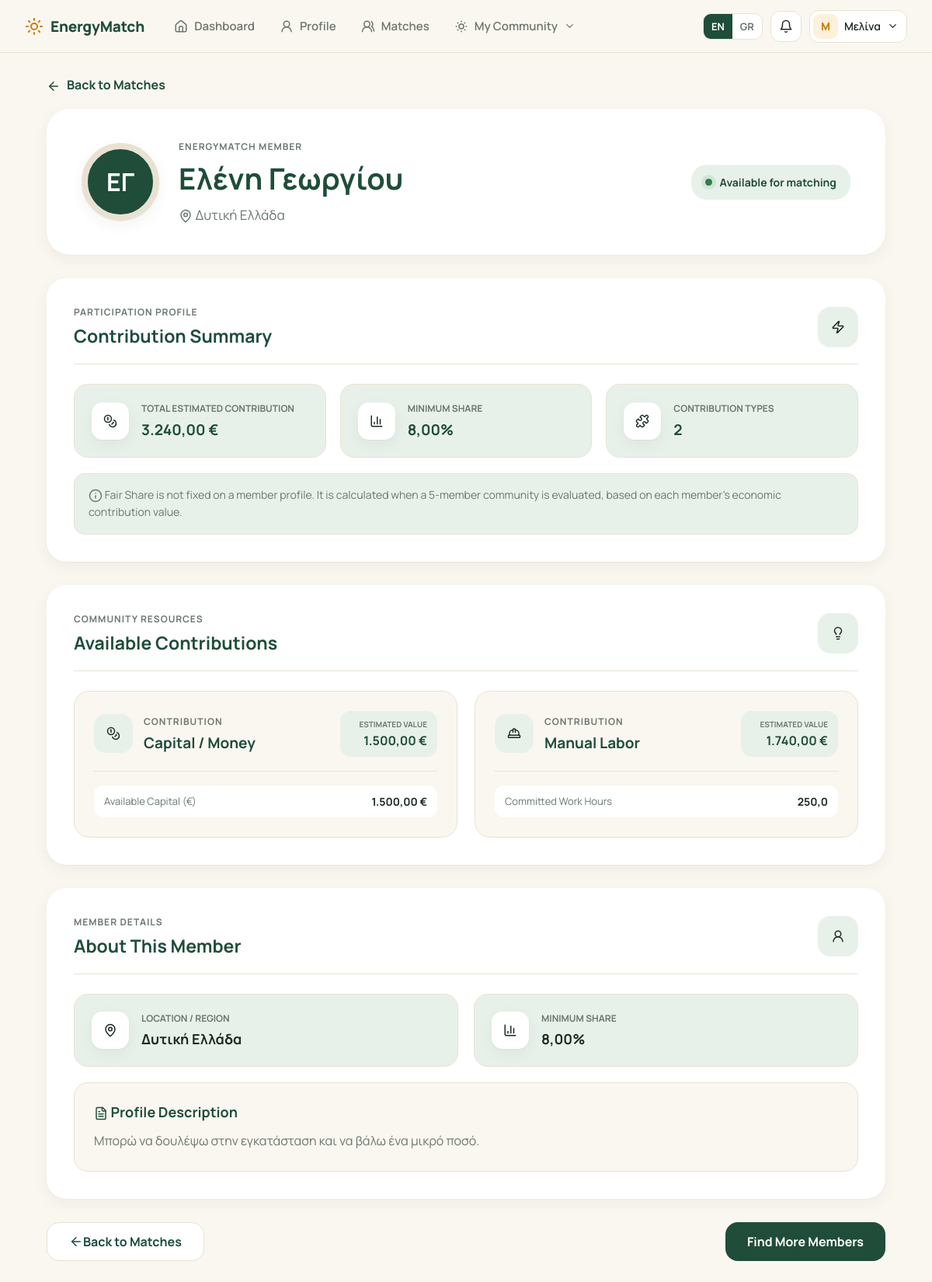
Screenshot of /view_profile.php?id=6 (signed in) with the database file from the repository.
### tables this page shows
CREATE TABLE `energy_profiles` (
  `id` int(11) NOT NULL AUTO_INCREMENT,
  `user_id` int(11) NOT NULL,
  `location` varchar(100) DEFAULT NULL,
  `description` text DEFAULT NULL,
  `minimum_share` decimal(5,2) NOT NULL DEFAULT 0.00,
  `created_at` timestamp NOT NULL DEFAULT current_timestamp(),
  PRIMARY KEY (`id`),
  UNIQUE KEY `unique_energy_profile_user` (`user_id`),
  CONSTRAINT `fk_energy_profile_user` FOREIGN KEY (`user_id`) REFERENCES `users` (`id`) ON DELETE CASCADE ON UPDATE CASCADE
);

CREATE TABLE `users` (
  `id` int(11) NOT NULL AUTO_INCREMENT,
  `name` varchar(50) NOT NULL,
  `surname` varchar(50) NOT NULL,
  `address` varchar(150) DEFAULT NULL,
  `region` varchar(100) DEFAULT NULL,
  `city` varchar(100) DEFAULT NULL,
  `postal_code` varchar(10) DEFAULT NULL,
  `phone` varchar(20) DEFAULT NULL,
  `email` varchar(100) DEFAULT NULL,
  `username` varchar(50) DEFAULT NULL,
  `password` varchar(255) NOT NULL,
  `role` enum('user','admin') NOT NULL DEFAULT 'user',
  `banned_at` datetime DEFAULT NULL,
  `created_at` timestamp NOT NULL DEFAULT current_timestamp(),
  PRIMARY KEY (`id`),
  UNIQUE KEY `email` (`email`),
  UNIQUE KEY `username` (`username`)
);

CREATE TABLE `user_contributions` (
  `id` int(11) NOT NULL AUTO_INCREMENT,
  `user_id` int(11) NOT NULL,
  `contribution_type` enum('capital','land','manual_labor','skilled_labor','equipment') NOT NULL,
  `capital_amount` decimal(12,2) DEFAULT NULL,
  `land_area` decimal(10,2) DEFAULT NULL,
  `land_location` varchar(255) DEFAULT NULL,
  `latitude` decimal(10,7) DEFAULT NULL,
  `longitude` decimal(10,7) DEFAULT NULL,
  `solar_irradiation` decimal(10,2) DEFAULT NULL,
  `optimal_slope` decimal(6,2) DEFAULT NULL,
  `optimal_azimuth` decimal(6,2) DEFAULT NULL,
  `solar_score` decimal(5,2) DEFAULT NULL,
  `location_factor` decimal(6,4) DEFAULT NULL COMMENT 'Land only: f = H_location / H_reference, limited to 0.8 - 1.2',
  `manual_hours` decimal(10,2) DEFAULT NULL,
  `specialty` varchar(150) DEFAULT NULL,
  `skilled_hours` decimal(10,2) DEFAULT NULL,
  `equipment_type` varchar(150) DEFAULT NULL,
  `equipment_quantity` int(11) DEFAULT NULL,
  `equipment_capacity` decimal(12,2) DEFAULT NULL,
  `equipment_capacity_unit` varchar(50) DEFAULT NULL,
  `equipment_age` decimal(5,2) DEFAULT NULL,
  `equipment_condition` enum('excellent','good','fair','poor') DEFAULT NULL,
  `battery_chemistry` varchar(50) DEFAULT NULL,
  `estimated_value` decimal(12,2) DEFAULT NULL,
  `valuation_method` varchar(255) DEFAULT NULL,
  `created_at` timestamp NOT NULL DEFAULT current_timestamp(),
  `updated_at` timestamp NOT NULL DEFAULT current_timestamp() ON UPDATE current_timestamp(),
  PRIMARY KEY (`id`),
  KEY `fk_contribution_user` (`user_id`),
  CONSTRAINT `fk_contribution_user` FOREIGN KEY (`user_id`) REFERENCES `users` (`id`) ON DELETE CASCADE
);

### lang.php (called while the page is built, shortened)
<?php
function t($key)
{
    global $translations;
    $language = $_SESSION["language"] ?? "en";
    if (isset($translations[$key][$language])) {
        return $translations[$key][$language];
    }
    return $key;
}
?>

### view_profile.php (the view, shortened to what this page needs)
<?php
require_once "db.php";
require_once "lang.php";
$viewed_user_id = (int) $_GET["id"];
function safe($value)
{
    return htmlspecialchars(trim((string) $value), ENT_QUOTES, "UTF-8");
}
function getInitials($name, $surname)
{
    $first = mb_substr(trim((string) $name), 0, 1, "UTF-8");
    $second = mb_substr(trim((string) $surname), 0, 1, "UTF-8");
    return mb_strtoupper($first . $second, "UTF-8");
}
function money($value)
{
    return number_format((float) $value, 2, ",", ".") . " €";
}
function numberValue($value, $decimals = 2)
{
    return number_format((float) $value, $decimals, ",", ".");
}
$sql = "
    SELECT
        u.id,
        u.name,
        u.surname,
        ep.location,
        ep.description,
        ep.minimum_share
    FROM users u
    INNER JOIN energy_profiles ep ON ep.user_id = u.id
    WHERE u.id = ?
    LIMIT 1
";
$stmt = $conn->prepare($sql);
$stmt->bind_param("i", $viewed_user_id);
$stmt->execute();
$result = $stmt->get_result();
$user = $result->fetch_assoc();
$contributionSql = "
    SELECT *
    FROM user_contributions
    WHERE user_id = ?
    ORDER BY id ASC
";
$contributionStmt = $conn->prepare($contributionSql);
$contributions = [];
if ($contributionStmt) {
    $contributionStmt->bind_param("i", $viewed_user_id);
    $contributionStmt->execute();
    $contributionResult = $contributionStmt->get_result();
    while ($row = $contributionResult->fetch_assoc()) {
        $contributions[] = $row;
    }
}
$totalEstimatedValue = 0.0;
foreach ($contributions as $contribution) {
    $totalEstimatedValue += (float) ($contribution["estimated_value"] ?? 0);
}
$fullName = trim($user["name"] . " " . $user["surname"]);
$initials = getInitials($user["name"], $user["surname"]);
$location = trim((string) ($user["location"] ?? ""));
$description = trim((string) ($user["description"] ?? ""));
$minimumShare = (float) ($user["minimum_share"] ?? 0);
?>
<!DOCTYPE html>
<html lang="<?php echo safe($_SESSION["language"] ?? "en"); ?>">
<head>
    <?php include "head_assets.php"; ?>
    <link rel="stylesheet" href="css/view_profile.css?v=<?php echo ASSET_VERSION; ?>">
    <link rel="stylesheet" href="https://unpkg.com/leaflet@1.9.4/dist/leaflet.css">
</head>
<body>
<section class="hero-section">
    <?php include "navbar.php"; ?>
    <main class="profile-container">
        <a href="matches.php" class="back-link"><span><i data-lucide="arrow-left"></i></span><?php echo t("view_profile_back_matches"); ?></a>
        <section class="profile-header-card">
            <div class="profile-main-info">
                <div class="profile-avatar"><?php echo safe($initials); ?></div>
                <div class="profile-name-area">
                    <p class="profile-label"><?php echo t("view_profile_member_label"); ?></p>
                    <h1><?php echo safe($fullName); ?></h1>
                    <p class="profile-location"><i data-lucide="map-pin"></i> <?php echo $location !== "" ? safe($location) : t("location_not_provided"); ?></p>
                </div>
            </div>
            <div class="profile-status">
                <span class="status-circle"></span>
                <?php echo t("view_profile_available_matching"); ?>
            </div>
        </section>
        <section class="summary-card">
            <div class="section-heading">
                <div>
                    <p class="small-title"><?php echo t("view_profile_participation_label"); ?></p>
                    <h2><?php echo t("view_profile_contribution_summary"); ?></h2>
                </div>
                <div class="section-icon"><i data-lucide="zap"></i></div>
            </div>
            <div class="summary-grid">
                <div class="summary-item">
                    <span class="summary-icon"><i data-lucide="coins"></i></span>
                    <div>
                        <p><?php echo t("view_profile_total_value"); ?></p>
                        <strong><?php echo money($totalEstimatedValue); ?></strong>
                    </div>
                </div>
                <div class="summary-item">
                    <span class="summary-icon"><i data-lucide="chart-column"></i></span>
                    <div>
                        <p><?php echo t("minimum_share"); ?></p>
                        <strong><?php echo numberValue($minimumShare, 2); ?>%</strong>
                    </div>
                </div>
                <div class="summary-item">
                    <span class="summary-icon"><i data-lucide="puzzle"></i></span>
                    <div>
                        <p><?php echo t("view_profile_contribution_types"); ?></p>
                        <strong><?php echo count($contributions); ?></strong>
                    </div>
                </div>
            </div>
            <p class="fair-share-note"><i data-lucide="info"></i> <?php echo t("view_profile_fair_share_note"); ?></p>
        </section>
        <section class="contributions-section">
            <div class="section-heading contributions-heading">
                <div>
                    <p class="small-title"><?php echo t("view_profile_resources_label"); ?></p>
                    <h2><?php echo t("view_profile_contributions_title"); ?></h2>
                </div>
                <div class="section-icon"><i data-lucide="lightbulb"></i></div>
            </div>
            <?php if (empty($contributions)): ?>
                <div class="empty-contributions">
                    <div class="empty-icon"><i data-lucide="leaf"></i></div>
                    <h3><?php echo t("view_profile_no_contributions"); ?></h3>
                    <p><?php echo t("view_profile_no_contributions_text"); ?></p>
                </div>
            <?php else: ?>
                <div class="contribution-grid">
                    <?php foreach ($contributions as $contribution): ?>
                        <?php
                        $type = (string) ($contribution["contribution_type"] ?? "");
                        $icon = '<i data-lucide="zap"></i>';
                        $title = t("view_profile_contribution");
                        if ($type === "capital") {
                            $icon = '<i data-lucide="coins"></i>';
                            $title = t("capital_money");
                        } elseif ($type === "land") {
                            $icon = '<i data-lucide="land-plot"></i>';
                            $title = t("land_space");
                        } elseif ($type === "manual_labor") {
                            $icon = '<i data-lucide="hard-hat"></i>';
                            $title = t("manual_labor");
                        } elseif ($type === "skilled_labor") {
                            $icon = '<i data-lucide="wrench"></i>';
                            $title = t("skilled_labor");
                        } elseif ($type === "equipment") {
                            $icon = '<i data-lucide="plug-zap"></i>';
                            $title = t("equipment_infrastructure");
                        }
                        ?>
                        <article class="contribution-card">
                            <div class="contribution-card-header">
                                <div class="contribution-icon"><?php echo $icon; ?></div>
                                <div>
                                    <p class="small-title"><?php echo t("view_profile_contribution"); ?></p>
                                    <h3><?php echo safe($title); ?></h3>
                                </div>
                                <div class="value-badge">
                                    <span><?php echo t("view_profile_estimated_value"); ?></span>
                                    <strong><?php echo money($contribution["estimated_value"] ?? 0); ?></strong>
                                </div>
                            </div>
                            <div class="contribution-details">
                                <?php if ($type === "capital"): ?>
                                    <div class="contribution-detail"><span><?php echo t("available_capital"); ?></span><strong><?php echo money($contribution["capital_amount"] ?? 0); ?></strong></div>
<?php elseif ($type === "manual_labor"): ?>
                                    <div class="contribution-detail"><span><?php echo t("manual_hours"); ?></span><strong><?php echo numberValue($contribution["manual_hours"] ?? 0, 1); ?></strong></div>
                                <?php endif; ?>
                            </div>
                        </article>
                    <?php endforeach; ?>
                </div>
            <?php endif; ?>
        </section>
        <section class="details-card">
            <div class="section-heading">
                <div>
                    <p class="small-title"><?php echo t("view_profile_member_details"); ?></p>
                    <h2><?php echo t("view_profile_about_member"); ?></h2>
                </div>
                <div class="section-icon"><i data-lucide="user-round"></i></div>
            </div>
            <div class="details-grid">
                <div class="detail-item">
                    <div class="detail-icon"><i data-lucide="map-pin"></i></div>
                    <div><p><?php echo t("location_region"); ?></p><h3><?php echo $location !== "" ? safe($location) : t("location_not_provided"); ?></h3></div>
                </div>
                <div class="detail-item">
                    <div class="detail-icon"><i data-lucide="chart-column"></i></div>
                    <div><p><?php echo t("minimum_share"); ?></p><h3><?php echo numberValue($minimumShare, 2); ?>%</h3></div>
                </div>
            </div>
            <div class="description-area">
                <h3><i data-lucide="file-text"></i> <?php echo t("view_profile_description_title"); ?></h3>
                <p><?php echo $description !== "" ? nl2br(safe($description)) : t("view_profile_no_description"); ?></p>
            </div>
        </section>
        <div class="profile-buttons">
            <a href="matches.php" class="secondary-btn"><i data-lucide="arrow-left"></i> <?php echo t("view_profile_back_matches"); ?></a>
            <a href="matches.php" class="primary-btn"><?php echo t("view_profile_find_more"); ?></a>
        </div>
    </main>
</section>
</body>
</html>

### css/theme.css (style rules this page uses)
:root { --em-font: "Manrope", system-ui, -apple-system, "Segoe UI", sans-serif; --em-bg: #FAF7F0; --em-surface: #FFFFFF; --em-surface-2: #F4EFE4; --em-border: #E9E2D3; --em-text: #1E2A24; --em-muted: #6B776F; --em-green: #1F4D3A; --em-green-600: #2E7D57; --em-green-50: #E7F1EA; --em-amber: #F2A93B; --em-amber-600: #C97C12; --em-amber-50: #FDF1DC; --em-on-amber: #2B1D05; --em-danger: #B4432F; --em-danger-50: #FBE9E5; --em-radius: 18px; --em-radius-sm: 12px; --em-shadow: 0 1px 2px rgba(30, 42, 36, .04), 0 6px 20px rgba(30, 42, 36, .05); --em-shadow-lg: 0 12px 32px rgba(30, 42, 36, .12); --em-nav-height: 68px; }
*, *::before, *::after { box-sizing: border-box; }
html { scroll-padding-top: calc(var(--em-nav-height) + 16px); }
body { margin: 0; font-family: var(--em-font); color: var(--em-text); background: var(--em-bg); -webkit-font-smoothing: antialiased; }
svg.lucide { width: 18px; height: 18px; stroke-width: 2; flex-shrink: 0; vertical-align: middle; }

### rows the page displays
energy_profiles: user.surname "ΕΓ", user.surname "Ελένη Γεωργίου", location "Δυτική Ελλάδα", minimum_share "8,00", description "Μπορώ να δουλέψω στην εγκατάσταση και να βάλω ένα μικρό ποσό."
user_contributions: contribution_type "capital" (drawn), title "Capital / Money", estimated_value "1.500,00 €", capital_amount "1.500,00 €"
user_contributions: contribution_type "Manual Labor", estimated_value "1.740,00 €", manual_hours "250,0"

### other values shown
t("dashboard") "Dashboard"
t("profile") "Profile"
t("matches") "Matches"
t("nav_my_community") "My Community"
$navUserInitial "Μ"
$navUserName "Μελίνα"
t("view_profile_back_matches") "Back to Matches"
t("view_profile_member_label") "ENERGYMATCH MEMBER"
t("view_profile_available_matching") "Available for matching"
t("view_profile_participation_label") "PARTICIPATION PROFILE"
t("view_profile_contribution_summary") "Contribution Summary"
t("view_profile_total_value") "TOTAL ESTIMATED CONTRIBUTION"
money($totalEstimatedValue) "3.240,00 €"
t("minimum_share") "MINIMUM SHARE"
t("view_profile_contribution_types") "CONTRIBUTION TYPES"
